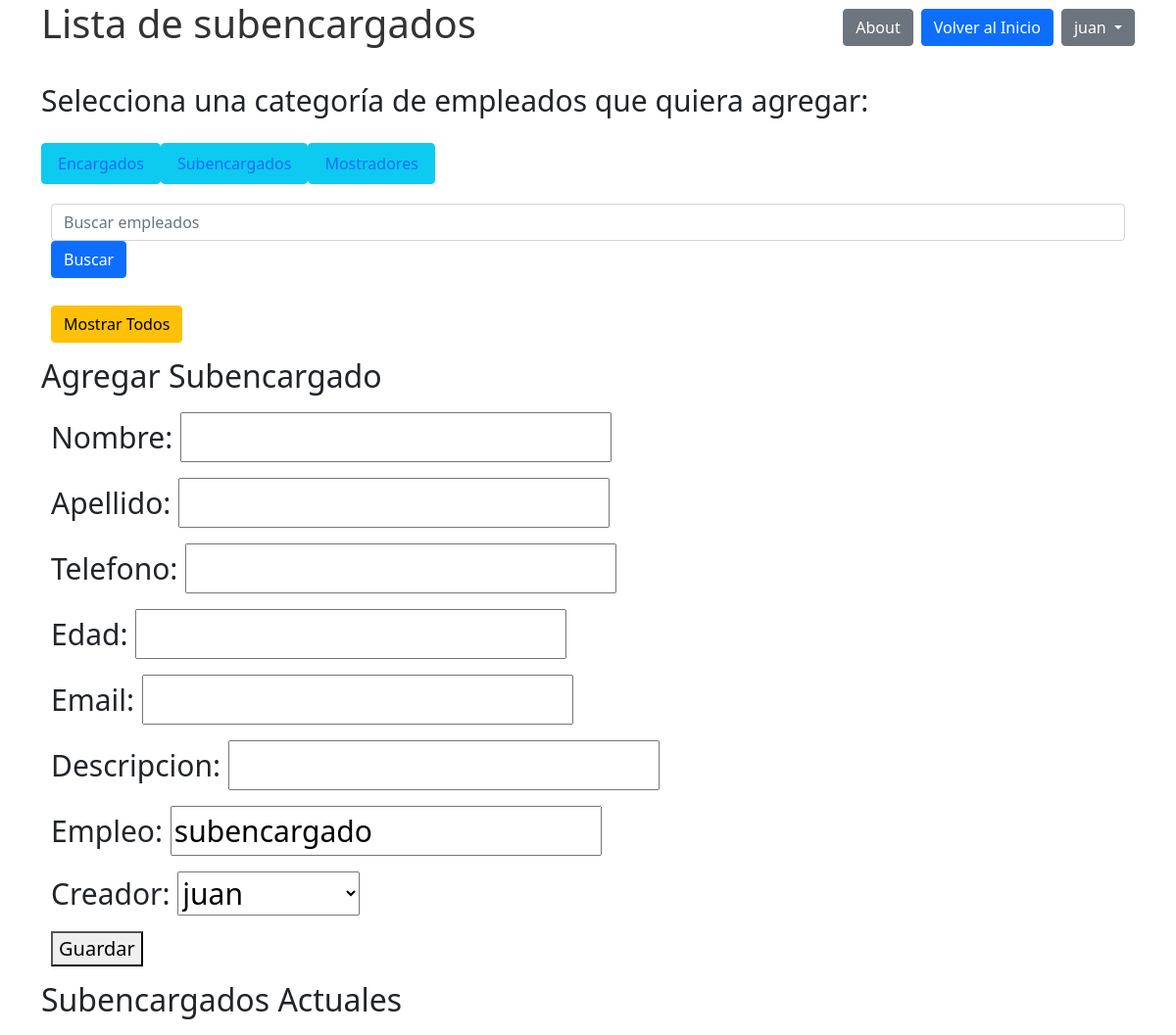
The page /empleados/subencargados/ (signed in) on the database as committed earlier.
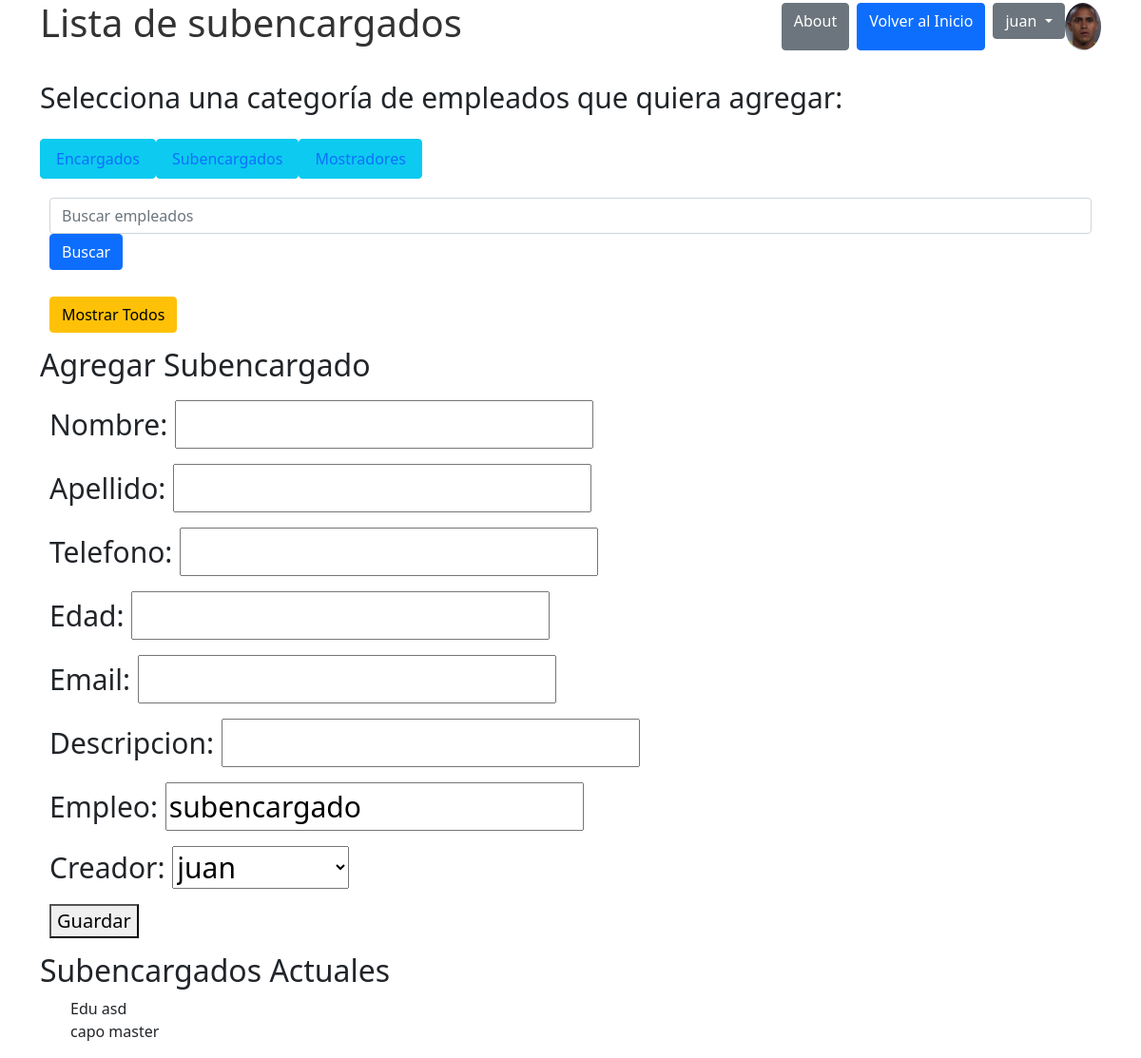
The same page on the database as committed later.
### perfiles/models.py (models this page shows, shortened)
class Avatar(models.Model):
    user = models.OneToOneField(User, on_delete=models.CASCADE, null=True)
    imagen = models.ImageField(upload_to='avatares', null=True, blank=True)

### empleados/models.py (models this page shows)
class subencargado(models.Model):
    Nombre = models.CharField(max_length=64)
    Apellido = models.CharField(max_length=64)
    telefono = models.CharField(max_length=20)
    edad = models.IntegerField()
    email = models.EmailField()
    descripcion = models.CharField(max_length=100)
    empleo = models.CharField(max_length=64, default='subencargado')
    creador = models.ForeignKey(User, on_delete=models.SET_NULL, null=True)

### empleados/views.py (the view)
# urls.py: path('subencargados/', views.subencargados, name='subencargados'),
@login_required
def subencargados(request):
    if request.method == 'POST':
        form = SubencargadoForm(request.POST)
        if form.is_valid():
            nuevo_subencargado = form.save(commit=False)
            nuevo_subencargado.creador = request.user
            nuevo_subencargado.save()
            return redirect('subencargados')
    else:
        form = SubencargadoForm(initial={'creador': request.user})
    subencargados = subencargado.objects.all()
    return render(request, 'subencargados.html', {'subencargados': subencargados, 'form': form})

### empleados/forms.py (shortened to what this page needs)
class SubencargadoForm(BaseEmpleadoForm):
    class Meta:
        model = subencargado
        fields = '__all__'

### empleados/templates de empleados/subencargados.html (shortened to what this page needs)
{% extends 'base.html' %}
{% block content %}
  <h2>Agregar Subencargado</h2>
  <form method="post">
    {{ form.as_p }}
    <button type="submit">Guardar</button>
  </form>
  <h2>Subencargados Actuales</h2>
  <ul>
    {% for subencargado in subencargados %}
      <li>{{ subencargado.Nombre }} {{ subencargado.Apellido }}</li>
    {% endfor %}
  </ul>
{% endblock %}

### templates_base/base.html (shortened to what this page needs)
{% load static %}
<!DOCTYPE html>
<html lang="es">
<head>
  <link rel="stylesheet" type="text/css" href="{% static 'css/css.css' %}">
  <link rel="stylesheet" href="https://cdn.jsdelivr.net/npm/bootstrap@5.1.3/dist/css/bootstrap.min.css">
</head>
<body>
  <div class="container">
    <div class="d-flex justify-content-between align-items-center mb-4">
      <h1>{% block heading %}Empleados{% endblock %}</h1>
      <div class="d-flex">
        <a href="{% url 'about' %}" class="btn btn-secondary me-2">About</a>
        <a href="{% url 'base' %}" class="btn btn-primary me-2">Volver al Inicio</a>
        {% if user.is_authenticated %}
          <div class="dropdown">
            <button class="btn btn-secondary dropdown-toggle" type="button" data-bs-toggle="dropdown" aria-expanded="false">
              {{ user.username }}
            </button>
          </div>
          {% if user.avatar %}
            <img src="{{ user.avatar.imagen.url }}" alt="Avatar de {{ user.username }}" class="img-fluid rounded-circle" style="max-width: 50px; max-height: 50px;">
          {% endif %}
        {% endif %}
      </div>
    </div>
    <p>Selecciona una categoría de empleados que quiera agregar:</p>
    <ul class="nav">
      <li class="nav-item"><a href="{% url 'encargados' %}" class="btn btn-info nav-link">Encargados</a></li>
      <li class="nav-item"><a href="{% url 'subencargados' %}" class="btn btn-info nav-link">Subencargados</a></li>
      <li class="nav-item"><a href="{% url 'mostradores' %}" class="btn btn-info nav-link">Mostradores</a></li>
    </ul>
    <form method="get" action="{% url 'busqueda' %}" class="mb-2">
      <input type="text" name="q" placeholder="Buscar empleados" class="form-control me-2">
      <button type="submit" class="btn btn-primary">Buscar</button>
    </form>
    <form method="get" action="{% url 'mostrarempleados' %}">
      <button type="submit" class="btn btn-warning">Mostrar Todos</button>
    </form>
    {% block content %}{% endblock %}
  </div>
</body>
</html>

Rows that differ between the two databases and show on the page:
added subencargado: Nombre "Edu", Apellido "asd"
added subencargado: Nombre "capo", Apellido "master"
